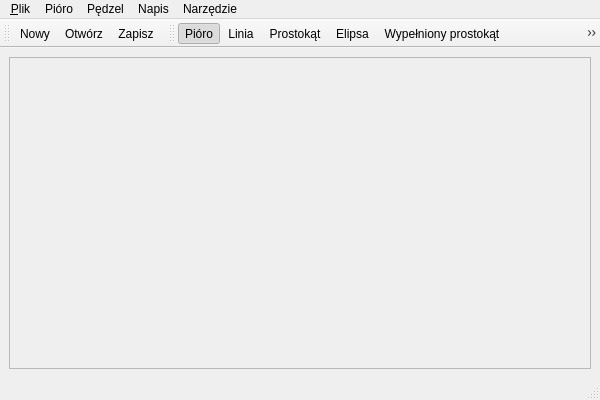
<ui version="4.0" >
 <class>Window</class>
 <widget class="QMainWindow" name="Window" >
  <property name="geometry" >
   <rect>
    <x>0</x>
    <y>0</y>
    <width>600</width>
    <height>400</height>
   </rect>
  </property>
  <property name="windowTitle" >
   <string>Rysownik Qt</string>
  </property>
  <property name="windowIcon" >
   <iconset resource="mywindow.qrc" >:/images/qt.png</iconset>
  </property>
  <widget class="QWidget" name="centralwidget" >
   <property name="enabled" >
    <bool>true</bool>
   </property>
   <layout class="QVBoxLayout" >
    <item>
     <widget class="QScrollArea" name="scrollArea" >
      <property name="frameShape" >
       <enum>QFrame::StyledPanel</enum>
      </property>
      <property name="frameShadow" >
       <enum>QFrame::Sunken</enum>
      </property>
      <widget class="PaintArea" native="1" name="paint" >
       <property name="geometry" >
        <rect>
         <x>11</x>
         <y>11</y>
         <width>560</width>
         <height>281</height>
        </rect>
       </property>
       <property name="cursor" >
        <cursorShape>CrossCursor</cursorShape>
       </property>
      </widget>
     </widget>
    </item>
   </layout>
  </widget>
  <widget class="QMenuBar" name="menubar" >
   <property name="geometry" >
    <rect>
     <x>0</x>
     <y>0</y>
     <width>600</width>
     <height>23</height>
    </rect>
   </property>
   <widget class="QMenu" name="fileMenu" >
    <property name="title" >
     <string>&amp;Plik</string>
    </property>
    <addaction name="fileMenuNew" />
    <addaction name="fileMenuOpen" />
    <addaction name="fileMenuSave" />
    <addaction name="fileMenuSaveAs" />
    <addaction name="separator" />
    <addaction name="fileMenuQuit" />
   </widget>
   <widget class="QMenu" name="penMenu" >
    <property name="title" >
     <string>Pióro</string>
    </property>
    <widget class="QMenu" name="penMenuStyle" >
     <property name="title" >
      <string>Styl linii</string>
     </property>
     <addaction name="actionQt_SolidLine" />
     <addaction name="actionQt_DashLine" />
     <addaction name="actionQt_DotLine" />
     <addaction name="actionQt_DashDotLine" />
     <addaction name="actionQt_DashDotDotLine" />
    </widget>
    <widget class="QMenu" name="penMenuCapStyle" >
     <property name="title" >
      <string>Zakończenie linii</string>
     </property>
     <addaction name="actionQt_SquareCap" />
     <addaction name="actionQt_FlatCap" />
     <addaction name="actionQt_RoundCap" />
    </widget>
    <widget class="QMenu" name="penMenuJoinStyle" >
     <property name="title" >
      <string>Połączenie linii</string>
     </property>
     <addaction name="actionQt_BevelJoin" />
     <addaction name="actionQt_MiterJoin" />
     <addaction name="actionQt_RoundJoin" />
    </widget>
    <addaction name="penMenuWidth" />
    <addaction name="penMenuColor" />
    <addaction name="penMenuStyle" />
    <addaction name="penMenuCapStyle" />
    <addaction name="penMenuJoinStyle" />
    <addaction name="penMenuAA" />
   </widget>
   <widget class="QMenu" name="drawingToolsMenu" >
    <property name="title" >
     <string>Narzędzie</string>
    </property>
    <addaction name="drawingToolsMenuPen" />
    <addaction name="drawingToolsMenuLine" />
    <addaction name="drawingToolsMenuRect" />
    <addaction name="drawingToolsMenuEllipse" />
    <addaction name="drawingToolsMenuFillRect" />
    <addaction name="drawingToolsMenuFillEllipse" />
    <addaction name="drawingToolsMenuText" />
   </widget>
   <widget class="QMenu" name="brushMenu" >
    <property name="title" >
     <string>Pędzel</string>
    </property>
    <widget class="QMenu" name="brushMenuStyle" >
     <property name="title" >
      <string>Styl</string>
     </property>
     <addaction name="actionQt_NoBrush" />
     <addaction name="actionQt_SolidPattern" />
     <addaction name="actionQt_Dense1Pattern" />
     <addaction name="actionQt_Dense2Pattern" />
     <addaction name="actionQt_Dense3Pattern" />
     <addaction name="actionQt_Dense4Pattern" />
     <addaction name="actionQt_Dense5Pattern" />
     <addaction name="actionQt_Dense6Pattern" />
     <addaction name="actionQt_Dense7Pattern" />
     <addaction name="actionQt_HorPattern" />
     <addaction name="actionQt_VerPattern" />
     <addaction name="actionQt_CrossPattern" />
     <addaction name="actionQt_BDiagPattern" />
     <addaction name="actionQt_FDiagPattern" />
     <addaction name="actionQt_DiagCrossPattern" />
    </widget>
    <addaction name="brushMenuColor" />
    <addaction name="brushMenuStyle" />
   </widget>
   <widget class="QMenu" name="textMenu" >
    <property name="title" >
     <string>Napis</string>
    </property>
    <addaction name="textMenuText" />
    <addaction name="textMenuFont" />
    <addaction name="textMenuAA" />
   </widget>
   <addaction name="fileMenu" />
   <addaction name="penMenu" />
   <addaction name="brushMenu" />
   <addaction name="textMenu" />
   <addaction name="drawingToolsMenu" />
  </widget>
  <widget class="QStatusBar" name="statusBar" >
   <property name="statusTip" >
    <string/>
   </property>
  </widget>
  <widget class="QToolBar" name="toolBarFile" >
   <property name="windowTitle" >
    <string>toolBar</string>
   </property>
   <attribute name="toolBarArea" >
    <enum>TopToolBarArea</enum>
   </attribute>
   <attribute name="toolBarBreak" >
    <bool>false</bool>
   </attribute>
   <addaction name="fileMenuNew" />
   <addaction name="fileMenuOpen" />
   <addaction name="fileMenuSave" />
  </widget>
  <widget class="QToolBar" name="toolBarDrawingTools" >
   <property name="windowTitle" >
    <string>toolBar</string>
   </property>
   <attribute name="toolBarArea" >
    <enum>TopToolBarArea</enum>
   </attribute>
   <attribute name="toolBarBreak" >
    <bool>false</bool>
   </attribute>
   <addaction name="drawingToolsMenuPen" />
   <addaction name="drawingToolsMenuLine" />
   <addaction name="drawingToolsMenuRect" />
   <addaction name="drawingToolsMenuEllipse" />
   <addaction name="drawingToolsMenuFillRect" />
   <addaction name="drawingToolsMenuFillEllipse" />
   <addaction name="drawingToolsMenuText" />
  </widget>
  <action name="fileMenuNew" >
   <property name="icon" >
    <iconset resource="mywindow.qrc" >:/images/new.png</iconset>
   </property>
   <property name="text" >
    <string>&amp;Nowy</string>
   </property>
   <property name="statusTip" >
    <string>Tworzy nowy plik</string>
   </property>
   <property name="shortcut" >
    <string>Ctrl+N</string>
   </property>
  </action>
  <action name="fileMenuOpen" >
   <property name="icon" >
    <iconset resource="mywindow.qrc" >:/images/open.png</iconset>
   </property>
   <property name="text" >
    <string>Otwórz</string>
   </property>
   <property name="statusTip" >
    <string>Odczytuje plik</string>
   </property>
   <property name="shortcut" >
    <string>Ctrl+O</string>
   </property>
  </action>
  <action name="fileMenuSave" >
   <property name="icon" >
    <iconset resource="mywindow.qrc" >:/images/save.png</iconset>
   </property>
   <property name="text" >
    <string>Zapisz</string>
   </property>
   <property name="statusTip" >
    <string>Zapisuje bieżące zmiany</string>
   </property>
  </action>
  <action name="fileMenuSaveAs" >
   <property name="text" >
    <string>Zapisz jako</string>
   </property>
   <property name="statusTip" >
    <string>Zapisuje jako nowy plik</string>
   </property>
  </action>
  <action name="fileMenuQuit" >
   <property name="text" >
    <string>Wyjście</string>
   </property>
   <property name="statusTip" >
    <string>Zakończenie działania programu</string>
   </property>
  </action>
  <action name="penMenuWidth" >
   <property name="text" >
    <string>Grubość</string>
   </property>
   <property name="toolTip" >
    <string>Grubość pióra</string>
   </property>
   <property name="statusTip" >
    <string>Określenie grubości pióra</string>
   </property>
  </action>
  <action name="penMenuColor" >
   <property name="text" >
    <string>Kolor</string>
   </property>
   <property name="toolTip" >
    <string>Kolor pióra</string>
   </property>
   <property name="statusTip" >
    <string>Określenie koloru pióra</string>
   </property>
  </action>
  <action name="actionQt_SolidLine" >
   <property name="checkable" >
    <bool>true</bool>
   </property>
   <property name="checked" >
    <bool>true</bool>
   </property>
   <property name="icon" >
    <iconset/>
   </property>
   <property name="text" >
    <string>Qt::SolidLine</string>
   </property>
  </action>
  <action name="actionQt_DashLine" >
   <property name="checkable" >
    <bool>true</bool>
   </property>
   <property name="text" >
    <string>Qt::DashLine</string>
   </property>
  </action>
  <action name="actionQt_DotLine" >
   <property name="checkable" >
    <bool>true</bool>
   </property>
   <property name="text" >
    <string>Qt::DotLine</string>
   </property>
  </action>
  <action name="actionQt_DashDotLine" >
   <property name="checkable" >
    <bool>true</bool>
   </property>
   <property name="text" >
    <string>Qt::DashDotLine</string>
   </property>
  </action>
  <action name="actionQt_DashDotDotLine" >
   <property name="checkable" >
    <bool>true</bool>
   </property>
   <property name="text" >
    <string>Qt::DashDotDotLine</string>
   </property>
  </action>
  <action name="actionQt_SquareCap" >
   <property name="checkable" >
    <bool>true</bool>
   </property>
   <property name="checked" >
    <bool>true</bool>
   </property>
   <property name="text" >
    <string>Qt::SquareCap</string>
   </property>
  </action>
  <action name="actionQt_FlatCap" >
   <property name="checkable" >
    <bool>true</bool>
   </property>
   <property name="text" >
    <string>Qt::FlatCap</string>
   </property>
  </action>
  <action name="actionQt_RoundCap" >
   <property name="checkable" >
    <bool>true</bool>
   </property>
   <property name="text" >
    <string>Qt::RoundCap</string>
   </property>
  </action>
  <action name="actionQt_BevelJoin" >
   <property name="checkable" >
    <bool>true</bool>
   </property>
   <property name="checked" >
    <bool>true</bool>
   </property>
   <property name="text" >
    <string>Qt::BevelJoin</string>
   </property>
  </action>
  <action name="actionQt_MiterJoin" >
   <property name="checkable" >
    <bool>true</bool>
   </property>
   <property name="text" >
    <string>Qt::MiterJoin</string>
   </property>
  </action>
  <action name="actionQt_RoundJoin" >
   <property name="checkable" >
    <bool>true</bool>
   </property>
   <property name="text" >
    <string>Qt::RoundJoin</string>
   </property>
  </action>
  <action name="drawingToolsMenuPen" >
   <property name="checkable" >
    <bool>true</bool>
   </property>
   <property name="checked" >
    <bool>true</bool>
   </property>
   <property name="icon" >
    <iconset resource="mywindow.qrc" >:/images/paintbrush.png</iconset>
   </property>
   <property name="text" >
    <string>Pióro</string>
   </property>
  </action>
  <action name="drawingToolsMenuLine" >
   <property name="checkable" >
    <bool>true</bool>
   </property>
   <property name="icon" >
    <iconset resource="mywindow.qrc" >:/images/line.png</iconset>
   </property>
   <property name="text" >
    <string>Linia</string>
   </property>
  </action>
  <action name="drawingToolsMenuRect" >
   <property name="checkable" >
    <bool>true</bool>
   </property>
   <property name="icon" >
    <iconset resource="mywindow.qrc" >:/images/rectangle.png</iconset>
   </property>
   <property name="text" >
    <string>Prostokąt</string>
   </property>
  </action>
  <action name="drawingToolsMenuEllipse" >
   <property name="checkable" >
    <bool>true</bool>
   </property>
   <property name="icon" >
    <iconset resource="mywindow.qrc" >:/images/ellipse.png</iconset>
   </property>
   <property name="text" >
    <string>Elipsa</string>
   </property>
  </action>
  <action name="drawingToolsMenuFillRect" >
   <property name="checkable" >
    <bool>true</bool>
   </property>
   <property name="icon" >
    <iconset resource="mywindow.qrc" >:/images/filledrectangle.png</iconset>
   </property>
   <property name="text" >
    <string>Wypełniony prostokąt</string>
   </property>
  </action>
  <action name="drawingToolsMenuFillEllipse" >
   <property name="checkable" >
    <bool>true</bool>
   </property>
   <property name="icon" >
    <iconset resource="mywindow.qrc" >:/images/filledellipse.png</iconset>
   </property>
   <property name="text" >
    <string>Wypełniona elipsa</string>
   </property>
  </action>
  <action name="brushMenuColor" >
   <property name="text" >
    <string>Kolor</string>
   </property>
   <property name="toolTip" >
    <string>Kolor pędzla</string>
   </property>
  </action>
  <action name="actionQt_NoBrush" >
   <property name="checkable" >
    <bool>true</bool>
   </property>
   <property name="checked" >
    <bool>true</bool>
   </property>
   <property name="text" >
    <string>Qt::NoBrush</string>
   </property>
  </action>
  <action name="actionQt_SolidPattern" >
   <property name="checkable" >
    <bool>true</bool>
   </property>
   <property name="text" >
    <string>Qt::SolidPattern</string>
   </property>
  </action>
  <action name="actionQt_Dense1Pattern" >
   <property name="checkable" >
    <bool>true</bool>
   </property>
   <property name="text" >
    <string>Qt::Dense1Pattern</string>
   </property>
  </action>
  <action name="actionQt_Dense2Pattern" >
   <property name="checkable" >
    <bool>true</bool>
   </property>
   <property name="text" >
    <string>Qt::Dense2Pattern</string>
   </property>
  </action>
  <action name="actionQt_Dense3Pattern" >
   <property name="checkable" >
    <bool>true</bool>
   </property>
   <property name="text" >
    <string>Qt::Dense3Pattern</string>
   </property>
  </action>
  <action name="actionQt_Dense4Pattern" >
   <property name="checkable" >
    <bool>true</bool>
   </property>
   <property name="text" >
    <string>Qt::Dense4Pattern</string>
   </property>
  </action>
  <action name="actionQt_Dense5Pattern" >
   <property name="checkable" >
    <bool>true</bool>
   </property>
   <property name="text" >
    <string>Qt::Dense5Pattern</string>
   </property>
  </action>
  <action name="actionQt_Dense6Pattern" >
   <property name="checkable" >
    <bool>true</bool>
   </property>
   <property name="text" >
    <string>Qt::Dense6Pattern</string>
   </property>
  </action>
  <action name="actionQt_Dense7Pattern" >
   <property name="checkable" >
    <bool>true</bool>
   </property>
   <property name="text" >
    <string>Qt::Dense7Pattern</string>
   </property>
  </action>
  <action name="actionQt_HorPattern" >
   <property name="checkable" >
    <bool>true</bool>
   </property>
   <property name="text" >
    <string>Qt::HorPattern</string>
   </property>
  </action>
  <action name="actionQt_VerPattern" >
   <property name="checkable" >
    <bool>true</bool>
   </property>
   <property name="text" >
    <string>Qt::VerPattern</string>
   </property>
  </action>
  <action name="actionQt_CrossPattern" >
   <property name="checkable" >
    <bool>true</bool>
   </property>
   <property name="text" >
    <string>Qt::CrossPattern</string>
   </property>
  </action>
  <action name="actionQt_BDiagPattern" >
   <property name="checkable" >
    <bool>true</bool>
   </property>
   <property name="text" >
    <string>Qt::BDiagPattern</string>
   </property>
  </action>
  <action name="actionQt_FDiagPattern" >
   <property name="checkable" >
    <bool>true</bool>
   </property>
   <property name="text" >
    <string>Qt::FDiagPattern</string>
   </property>
  </action>
  <action name="actionQt_DiagCrossPattern" >
   <property name="checkable" >
    <bool>true</bool>
   </property>
   <property name="text" >
    <string>Qt::DiagCrossPattern</string>
   </property>
  </action>
  <action name="drawingToolsMenuText" >
   <property name="checkable" >
    <bool>true</bool>
   </property>
   <property name="icon" >
    <iconset resource="mywindow.qrc" >:/images/text.png</iconset>
   </property>
   <property name="text" >
    <string>Napis</string>
   </property>
  </action>
  <action name="textMenuText" >
   <property name="text" >
    <string>Tekst</string>
   </property>
  </action>
  <action name="textMenuFont" >
   <property name="text" >
    <string>Czcionka</string>
   </property>
  </action>
  <action name="textMenuAA" >
   <property name="checkable" >
    <bool>true</bool>
   </property>
   <property name="text" >
    <string>Antyaliasing</string>
   </property>
  </action>
  <action name="penMenuAA" >
   <property name="checkable" >
    <bool>true</bool>
   </property>
   <property name="text" >
    <string>Antyaliasing</string>
   </property>
  </action>
 </widget>
 <customwidgets>
  <customwidget>
   <class>PaintArea</class>
   <extends>QWidget</extends>
   <header>paintarea.h</header>
   <container>1</container>
  </customwidget>
  <customwidget>
   <class>QScrollArea</class>
   <extends>QFrame</extends>
   <header location="global" >QScrollArea</header>
   <container>1</container>
  </customwidget>
 </customwidgets>
 <resources>
  <include location="mywindow.qrc" />
 </resources>
 <connections/>
</ui>
